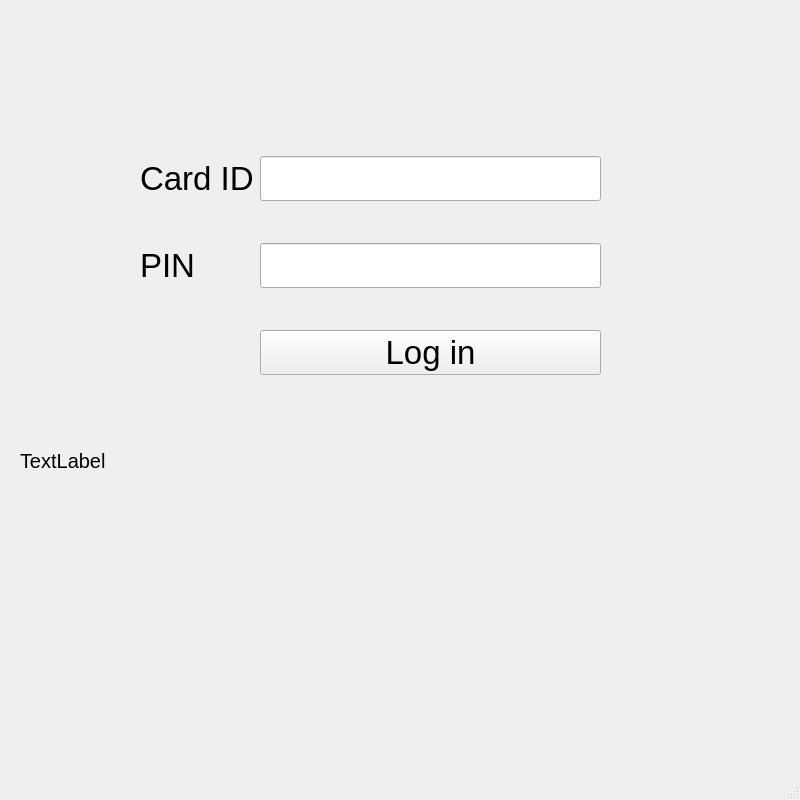
<?xml version="1.0" encoding="UTF-8"?>
<ui version="4.0">
 <class>MainWindow</class>
 <widget class="QMainWindow" name="MainWindow">
  <property name="geometry">
   <rect>
    <x>0</x>
    <y>0</y>
    <width>800</width>
    <height>800</height>
   </rect>
  </property>
  <property name="windowTitle">
   <string>MainWindow</string>
  </property>
  <widget class="QWidget" name="centralwidget">
   <widget class="QStackedWidget" name="stackedWidget">
    <property name="geometry">
     <rect>
      <x>10</x>
      <y>0</y>
      <width>781</width>
      <height>651</height>
     </rect>
    </property>
    <property name="currentIndex">
     <number>0</number>
    </property>
    <widget class="QWidget" name="page">
     <widget class="QWidget" name="layoutWidget">
      <property name="geometry">
       <rect>
        <x>130</x>
        <y>120</y>
        <width>461</width>
        <height>291</height>
       </rect>
      </property>
      <layout class="QGridLayout" name="gridLayout">
       <item row="0" column="0">
        <widget class="QLabel" name="label">
         <property name="font">
          <font>
           <pointsize>25</pointsize>
          </font>
         </property>
         <property name="text">
          <string>Card ID</string>
         </property>
        </widget>
       </item>
       <item row="0" column="1">
        <widget class="QLineEdit" name="text_id">
         <property name="font">
          <font>
           <pointsize>25</pointsize>
          </font>
         </property>
        </widget>
       </item>
       <item row="1" column="0">
        <widget class="QLabel" name="label_2">
         <property name="font">
          <font>
           <pointsize>25</pointsize>
          </font>
         </property>
         <property name="text">
          <string>PIN</string>
         </property>
        </widget>
       </item>
       <item row="1" column="1">
        <widget class="QLineEdit" name="text_PIN">
         <property name="font">
          <font>
           <pointsize>25</pointsize>
          </font>
         </property>
        </widget>
       </item>
       <item row="2" column="1">
        <widget class="QPushButton" name="btn_login">
         <property name="font">
          <font>
           <pointsize>25</pointsize>
          </font>
         </property>
         <property name="text">
          <string>Log in</string>
         </property>
        </widget>
       </item>
      </layout>
     </widget>
     <widget class="QLabel" name="label_infobox">
      <property name="geometry">
       <rect>
        <x>10</x>
        <y>430</y>
        <width>751</width>
        <height>61</height>
       </rect>
      </property>
      <property name="font">
       <font>
        <pointsize>15</pointsize>
       </font>
      </property>
      <property name="text">
       <string>TextLabel</string>
      </property>
     </widget>
    </widget>
   </widget>
  </widget>
  <widget class="QMenuBar" name="menubar">
   <property name="geometry">
    <rect>
     <x>0</x>
     <y>0</y>
     <width>800</width>
     <height>21</height>
    </rect>
   </property>
  </widget>
  <widget class="QStatusBar" name="statusbar"/>
 </widget>
 <resources/>
 <connections/>
</ui>
